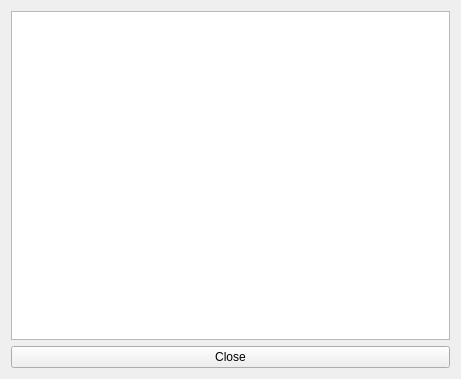
<?xml version="1.0" encoding="UTF-8"?>
<ui version="4.0">
 <class>RealTimeDataDisplayerClass</class>
 <widget class="QWidget" name="RealTimeDataDisplayerClass">
  <property name="geometry">
   <rect>
    <x>0</x>
    <y>0</y>
    <width>461</width>
    <height>379</height>
   </rect>
  </property>
  <property name="windowTitle">
   <string>RealTimeDataDisplayer</string>
  </property>
  <layout class="QVBoxLayout" name="verticalLayout">
   <item>
    <widget class="QGraphicsView" name="graphicsView"/>
   </item>
   <item>
    <widget class="QPushButton" name="done_button">
     <property name="text">
      <string>Close</string>
     </property>
    </widget>
   </item>
  </layout>
 </widget>
 <layoutdefault spacing="6" margin="11"/>
 <resources/>
 <connections/>
</ui>
